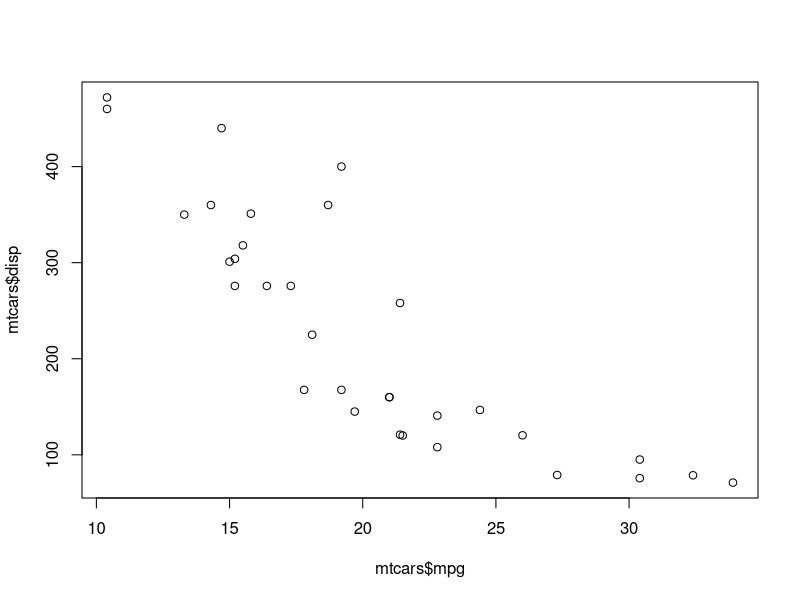
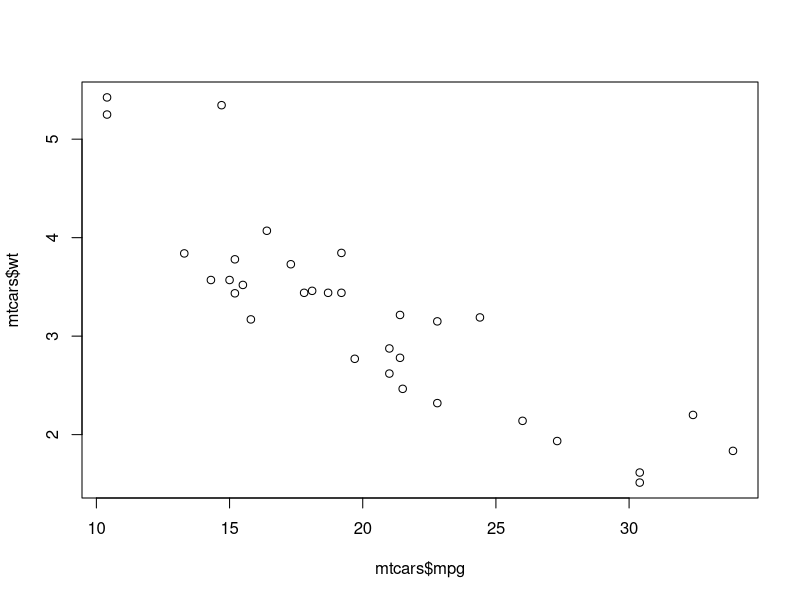
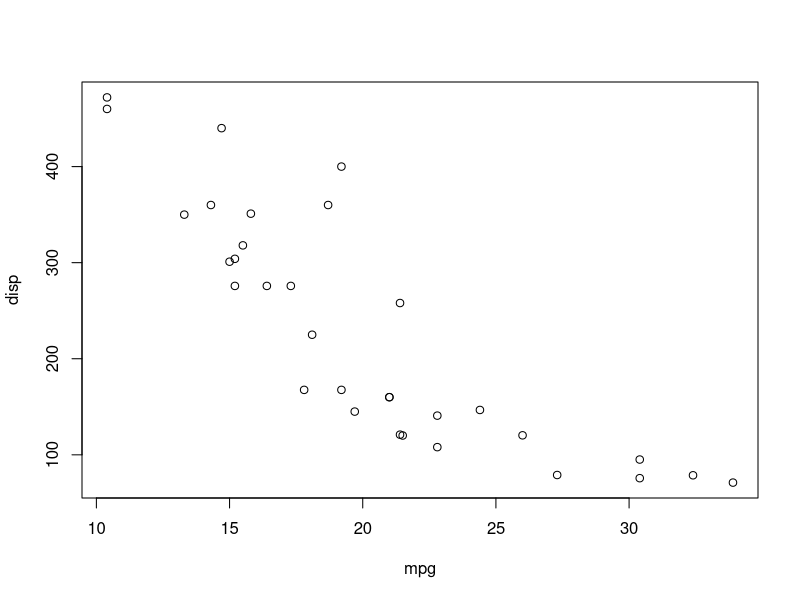
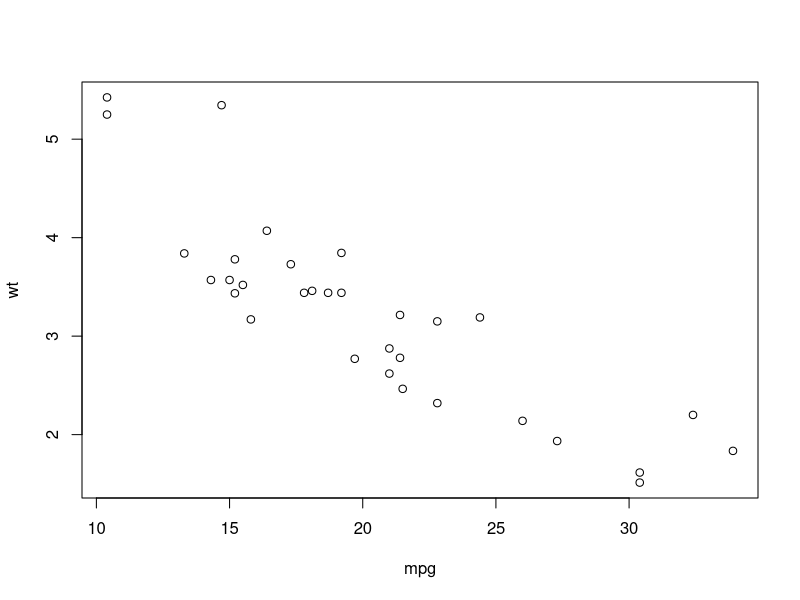
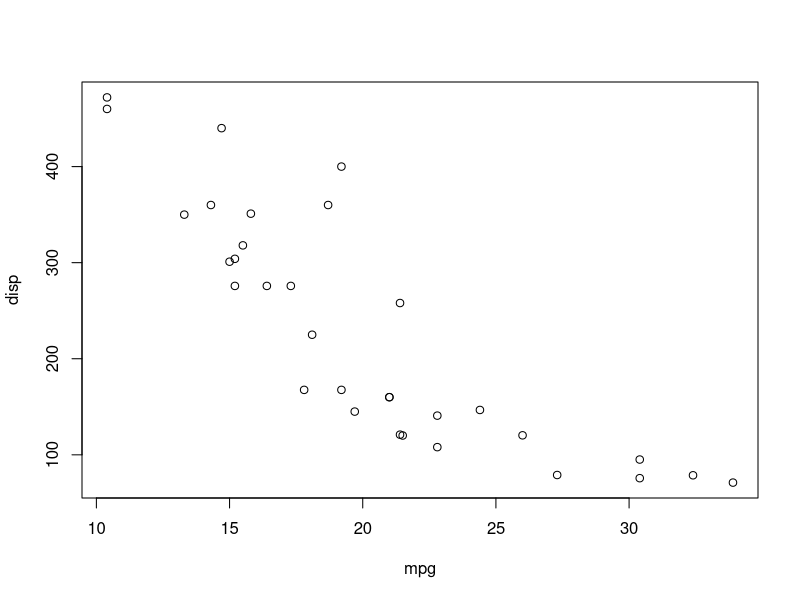
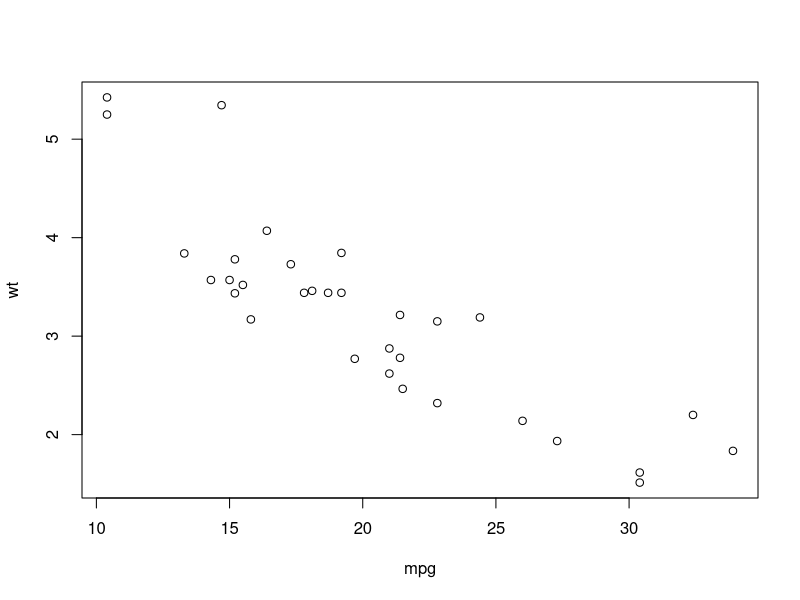
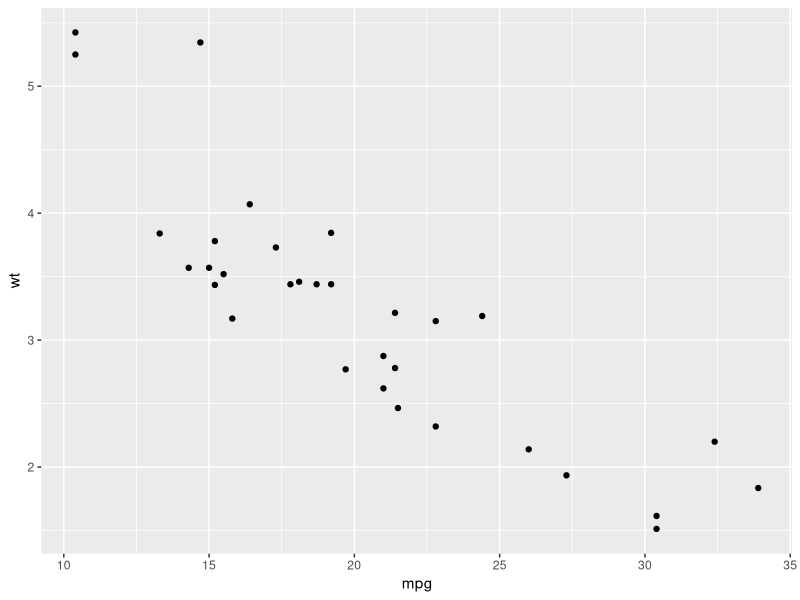

Generate these figures, in order, with R:
## ---- chunk 1
summary(mtcars$mpg)
plot(mtcars$mpg, mtcars$disp)
plot(mtcars$mpg, mtcars$wt)
## ---- chunk 2
attach(mtcars)
summary(mpg)
plot(mpg, disp)
plot(mpg, wt)
detach(mtcars)
## ---- chunk 3
with(mtcars, {
       summary(mpg, disp, wt)
       plot(mpg, disp)
       plot(mpg, wt)}
       )
## ---- chunk 4
with(mtcars, {
        nokeepstats <- summary(mpg)
        keepstats <<- summary(mpg)}
        )
## ---- chunk 5
# create
v1 <- c(1:10)
v2 <- c("life", "is", "short")
m1 <- matrix(c(1:9), nrow=3)
f1 <- factor(c("positive", "negative", "negative", "neutral", "positive"))
name <- c("shukai", "shikai", "yuyun")
R <- c(60, 90, 92)
PYTHON <- c(60, 95, 93)
piano <- c("great", "ok","ok")
df1 <- data.frame(name, R, PYTHON, piano)
mylist <- list(v1,v2,m1,f1, df1)
# 命名(注意語法！)
mylist <- list(num = v1, char = v2, mat = m1, fac = f1, daframe = df1)
## ---- chunk 6
## access: three ways: [[index]], [[element.name]], list$element.name
mylist[[1]]
mylist[["num"]]
mylist$num
## ---- chunk 7
#plot(x = mtcars$mpg, y = mtcars$wt)
library(ggplot2)
qplot(mpg, wt, data=mtcars)
